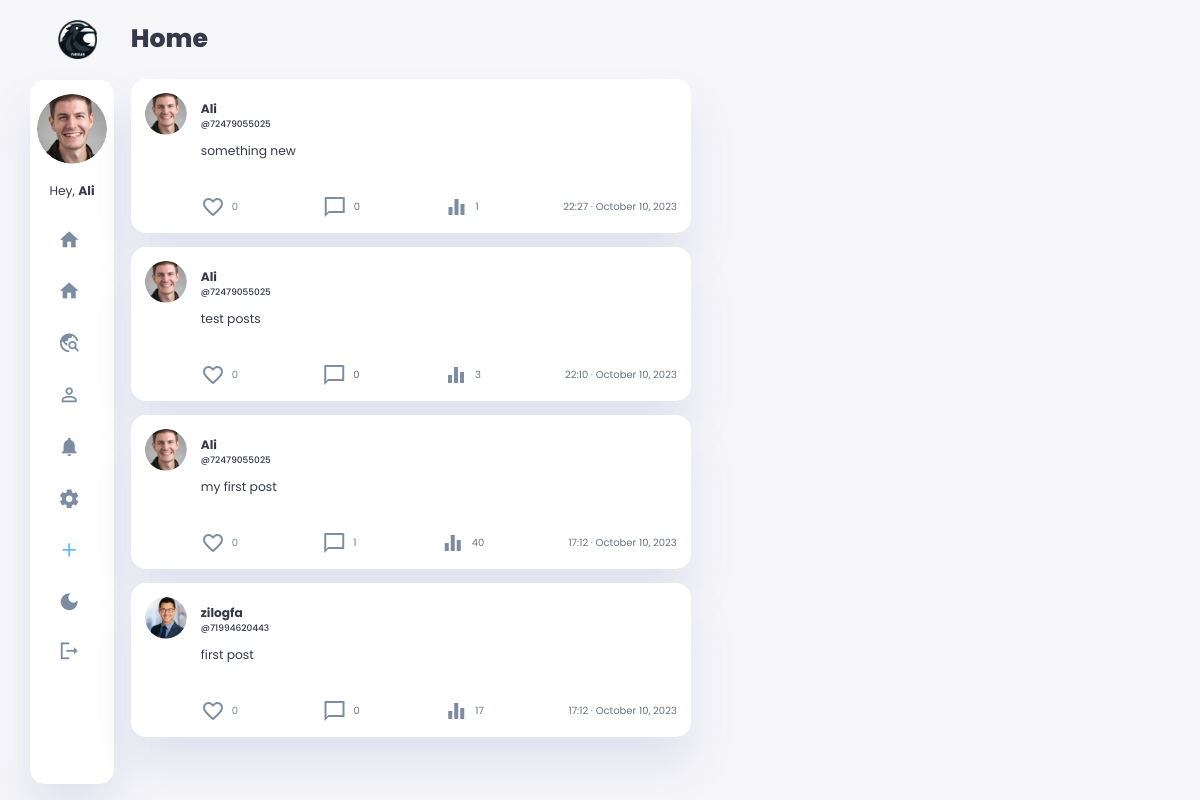
The page /home (signed in) on the database as committed earlier.
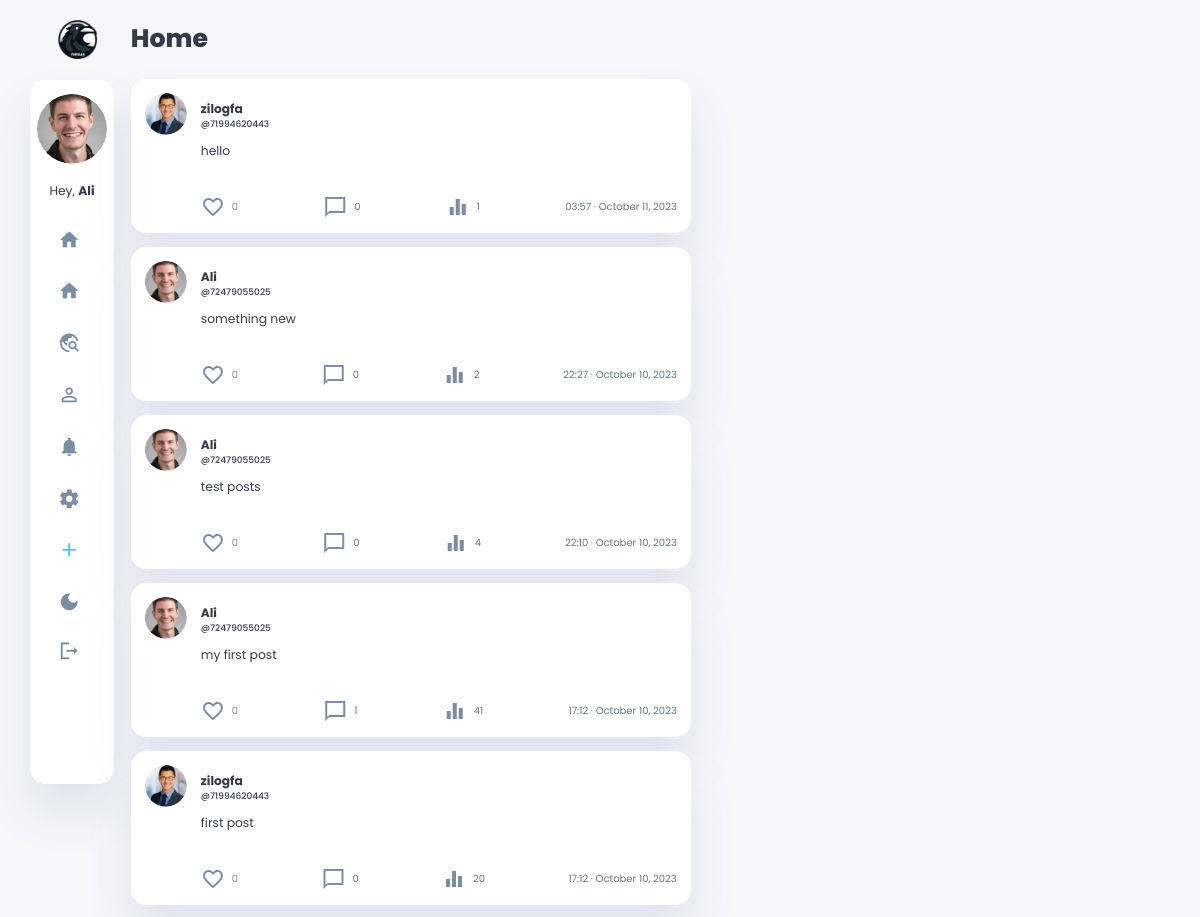
The same page on the database as committed later.
### main.py (models this page shows, shortened)
    class User(db.Model, UserMixin):
        __tablename__ = 'user'
        id = db.Column(db.Integer, primary_key=True)
        unique_id = db.Column(db.String(11), unique=True, nullable=False)
        username = db.Column(db.String(40), nullable=False, unique=False)
        email = db.Column(db.String(80), nullable=False, unique=True)
        password = db.Column(db.String(100), nullable=False)
        profile_picture = db.Column(db.String(80))
        header_picture = db.Column(db.String(80))
        bio = db.Column(db.Text, nullable=True)
        phone_number = db.Column(db.String(20), nullable=True)
        location = db.Column(db.String(30), nullable=True)
        birthday = db.Column(db.DateTime, nullable=True)
        bio_url = db.Column(db.String(255), nullable=True)
        profile_impressions = db.Column(db.Integer, default=0)
        created_at = db.Column(db.DateTime, default=datetime.utcnow)
        updated_at = db.Column(
            db.DateTime, default=datetime.utcnow, onupdate=datetime.utcnow)
        is_blocked = db.Column(db.Boolean, default=False)
        is_private = db.Column(db.Boolean, default=False)
        dark_theme = db.Column(db.Boolean, default=False)
        posts = relationship('Post', back_populates='user')
        comments = db.relationship('Comment', back_populates='user')
        liked_posts = db.relationship(
            'Post', secondary=likes, backref='likers')
        followed = db.relationship('User', secondary=followers,
                                   primaryjoin=(followers.c.follower_id == id),
                                   secondaryjoin=(
                                       followers.c.followed_id == id),
                                   backref=db.backref('followers', lazy='dynamic'), lazy='dynamic')
        def followed_posts(self):
            followed_ids = [user.id for user in self.followed]
            followed_ids.append(self.id)
            return Post.query.filter(Post.user_id.in_(followed_ids)).order_by(desc(Post.created_at)).all()

    class Post(db.Model):  # user.posts.all()
        __tablename__ = 'post'
        id = db.Column(db.Integer, primary_key=True)
        user_id = db.Column(db.Integer, db.ForeignKey(
            'user.id'), nullable=False)
        body = db.Column(db.Text, nullable=False)
        post_picture = db.Column(db.String(200))
        likes = db.Column(db.Integer, default=0)
        created_at = db.Column(db.DateTime, default=datetime.utcnow)
        updated_at = db.Column(
            db.DateTime, default=datetime.utcnow, onupdate=datetime.utcnow)
        post_impressions = db.Column(db.Integer, default=0)
        user = relationship('User', back_populates='posts')
        comments = db.relationship(
            'Comment', back_populates='post', cascade="all, delete-orphan")

### main.py (the view)
    @app.route('/home')
    @login_required
    def home_page():
        followed_posts = current_user.followed_posts()
        for post in followed_posts:
            post.body = process_post_body(post.body)
        return render_template('home.html', posts=followed_posts, current_user=current_user, logged_in=current_user.is_authenticated)

### main.py (called while the page is built)
@login_manager.user_loader
def load_user(user_id):
    return User.query.get(int(user_id))

@app.before_request
def before_request():
    g.csrf_token = generate_csrf()  # from flask import g

def process_post_body(body):
    body = re.sub(
        r'(http[s]?://(?:[a-zA-Z]|[0-9]|[$-_@.&+]|[!*\\(\\),]|(?:%[0-9a-fA-F][0-9a-fA-F]))+)',
        r'<a href="\1" target="_blank" class="url-link">\1</a>', body
    )
    body = re.sub(
        r'#(\w+)', r'<a href="/search?query=\1" class="hashtag-link">#\1</a>', body)
    return body

### templates/home.html (shortened to what this page needs)
{% extends 'base.html' %}
{% block content %}
<h1>Home</h1>
{% if posts %}
{% for post in posts %}
<div class="user-post" data-post-id="{{ post.id }}">
<div class="content" >
    <div class="title">
        {% if post.user.profile_picture %}
        <img src="{{ url_for('static', filename='profile_pictures/' + post.user.profile_picture) }}">
        {% else %}
        <img src="{{ url_for('static', filename='images/blank-profile-pic.png') }}">
        {% endif %}
        <a href="{{ url_for('user_profile', user_id=post.user.id) }}">
        <h3>{{ post.user.username }}</h3>
        <p style="font-size: xx-small; font-weight: 500; color: var(--color-dark)">@{{ post.user.unique_id }}</p>
        </a>
    </div>
    <div class="post-body">
        <p class="p-body">{{ post.body|replace('\n', '<br>')|safe }}</p>
        <div class="comment-icon">
            <a href="#" class="like-button" data-post-id="{{ post.id }}" {% if current_user and post in current_user.liked_posts %}class="liked"{% endif %} onclick="likePost(event, this); return false;">
                <span class="likes-wrapper">
                    {% if post.likes == 1 %}
                        <span class="heart-emoji red-heart"><span class="material-icons-sharp">
                            favorite
                        </span></span>
                    {% else %}
                        <span class="heart-emoji empty-heart"><span class="material-icons-sharp">
                        </span></span>
                    {% endif %}
                <span class="likes-count">{{ post.likes }}</span>
                </span>
            </a>
            <a href="{{ url_for('show_post', post_id=post.id) }}">
                <span class="material-icons-sharp">
                </span>
                <p>{{ post.comments|length }} </p>
            </a>
            <a href="{{ url_for('show_post', post_id=post.id) }}">
                <span class="material-icons-sharp">
                </span>
                <p class="impression-count">{{ post.post_impressions }} </p>
            </a>
            <a href="{{ url_for('show_post', post_id=post.id) }}">
                <p>{{ post.created_at.strftime('%H:%M · %B %d, %Y') }} </p>
            </a>
        </div>
    </div>
</div>
</div>
{% endfor %}
{% else %}
<div class="user-post">
    <div class="content">
        <h3>No Posts</h3>
    </div>
</div>
{% endif %}
{% endblock %}

### templates/base.html (shortened to what this page needs)
<!DOCTYPE html>
<html lang="en">
<head>
    <link rel="stylesheet" href="{{url_for('static', filename='css/root.css')}}">
    <link rel="stylesheet" href="{{url_for('static', filename='css/aside.css')}}">
    <link rel="stylesheet" href="{{url_for('static', filename='css/main.css')}}">
    <link rel="stylesheet" href="{{url_for('static', filename='css/right-section.css')}}">
    <link rel="stylesheet" href="{{url_for('static', filename='css/about.css')}}">
    <link rel="stylesheet" href="{{url_for('static', filename='css/btn.css')}}">
    <link rel="stylesheet" href="{{url_for('static', filename='css/custom_input_image.css')}}">
    <link rel="stylesheet" href="{{url_for('static', filename='css/search.css')}}">
    <link rel="stylesheet" href="{{url_for('static', filename='css/tablet.css')}}">
    <link rel="stylesheet" href="{{url_for('static', filename='css/phone.css')}}">
</head>
<body>
    <div class="container">
        <aside>
            <div class="aside-fixed">
            <div class="toggle">
                <div class="logo">
                    <img src="{{url_for('static', filename='images/logo/crow-nav-logo.png')}}">
                </div>
            </div>
            <div class="sidebar">
                {% if not logged_in: %}
                <a href="{{ url_for('all') }}">
                    <span class="material-icons-sharp">
                        travel_explore
                    </span>
                    <h3>Explore</h3>
                </a>
                <a href="{{ url_for('about') }}">
                    <span class="material-icons-sharp">
                        contact_support
                    </span>
                    <h3>About</h3>
                </a>
                <a href="#" id="dark-mode-toggle">
                    <span class="material-icons-sharp">
                        dark_mode
                    </span>
                    <h3>Theme</h3>
                </a>
                <a href="{{ url_for('login') }}">
                    <span class="material-icons-sharp">
                        login
                    </span>
                    <h3>Login</h3>
                </a>
                <a href="{{ url_for('register') }}">
                    <span class="material-icons-sharp">
                        app_registration
                    </span>
                    <h3>Register</h3>
                </a>
                {% else %}
                <div class="user-profile">
                    <div class="profile-img">
                        {% if current_user.profile_picture %}
                        <img src="{{ url_for('static', filename='profile_pictures/' + current_user.profile_picture) }}">
                        {% else %}
                        <img src="{{ url_for('static', filename='images/blank-profile-pic.png') }}">
                        {% endif %}
                    </div>
                    <div class="profile-name">
                        <div class="info">
                            <p>Hey, <b>{{current_user.username}}</b></p>
                        </div>
                    </div>
                </div>
                <a href="{{ url_for('home_page') }}">
                    <span class="material-icons-sharp">
                    </span>
                </a>
                <a id="aside-home" href="#">
                    <span class="material-icons-sharp">
                    </span>
                </a>
                <a href="{{ url_for('all') }}">
                    <span class="material-icons-sharp">
                    </span>
                </a>
                <a href="{{ url_for('user_profile', user_id=current_user.id) }}">
                    <span class="material-icons-sharp">
                    </span>
                </a>
                <a href="#">
                    <span class="material-icons-sharp">
                    </span>
                </a>
                <a href="{{ url_for('setting') }}">
                    <span class="material-icons-sharp">
                    </span>
                </a>
                <a class="post-btn" href="{{ url_for('new_post') }}">
                    <span class="material-icons-sharp">
                    </span>
                </a>
                <a href="#" id="dark-mode-toggle">
                    <span class="material-icons-sharp">
                    </span>
                </a>
                <a href="{{ url_for('logout') }}">
                    <span class="material-icons-sharp">
                    </span>
                </a>
                {% endif %}
            </div>
            </div>
        </aside>
        <main>
        {% block content %}
        {% endblock %}
        </main>
    </div>
</body>
</html>

### static/css/root.css (style rules this page uses)
:root { --color-primary: #6C9BCF; --color-danger: #FF0060; --color-success: #1B9C85; --color-warning: #F7D060; --color-white: #fff; --color-info-dark: #7d8da1; --color-dark: #363949; --color-light: rgba(132, 139, 200, 0.18); --color-dark-variant: #677483; --color-background: #f6f6f9; --card-border-radius: 2rem; --border-radius-1: 0.4rem; --border-radius-2: 1.2rem; --card-padding: 1.8rem; --padding-1: 1.2rem; --box-shadow: 0 2rem 3rem var(--color-light); --color-post: #5dbbff; --color-post-hover: #0095ff; }
* { margin: 0; padding: 0; outline: 0; appearance: 0; border: 0; text-decoration: none; box-sizing: border-box; }
html { font-size: 14px; }
body { width: 100vw; height: 100vh; font-family: 'Poppins', sans-serif; font-size: 0.88rem; user-select: none; overflow-x: hidden; color: var(--color-dark); background-color: var(--color-background); }
a { color: var(--color-dark); }
img { display: block; width: 100%; object-fit: cover; }
h1 { font-weight: 800; font-size: 1.8rem; }
h3 { font-weight: 500; font-size: 0.87rem; }
p { color: var(--color-dark-variant); }
b { color: var(--color-dark); }
.container { display: grid; width: 96%; margin: 0 auto; gap: 1.2rem; grid-template-columns: 12rem 46rem auto; }
.heart-emoji { font-size: 24px; transition: all 0.6s ease; animation: heart-nohover 0.1s forwards ease-out; }
.empty-heart { color:var(--color-info-dark); transition: all 0.6s ease }

### static/css/main.css (style rules this page uses)
aside { height: 100vh; }
aside .aside-fixed { position: fixed; max-width: 12rem; }
aside .toggle { display: flex; align-items: center; justify-content: space-between; margin-top: 1.4rem; }
aside .toggle .logo { display: flex; gap: 0.5rem; }
aside .toggle .logo img { max-width: 2.8rem; max-height: 2.8rem; }
aside .sidebar { display: flex; flex-direction: column; background-color: var(--color-white); box-shadow: var(--box-shadow); border-radius: 15px; height: 88vh; position: relative; top: 1.5rem; transition: all 0.3s ease; }
aside .sidebar .user-profile { display: flex; align-items: center; flex-direction: column; margin-top: 1rem; margin-bottom: 1rem; gap: 0.5rem; padding: 0 1rem; }
aside .sidebar .user-profile .profile-img { overflow: hidden; }
aside .sidebar .user-profile img { display: flex; justify-content: center; width: 10rem; clip-path: circle(); margin-bottom: 0.8rem; border-radius: 50%; }
aside .sidebar .user-profile .info { display: flex; flex-direction: column; gap: 1rem; color: var(--color-dark) }
aside .sidebar .user-profile .info p:first-child { text-align: center; color: var(--color-dark); }
aside .sidebar .user-profile .info p b { color: var(--color-dark); }
aside .sidebar a { display: flex; align-items: center; color: var(--color-info-dark); height: 3.7rem; gap: 1rem; position: relative; margin-left: 2rem; transition: all 0.3s ease; }
aside .sidebar a span { font-size: 1.6rem; transition: all 0.3s ease; }
aside .sidebar a:last-child { position: absolute; bottom: 2rem; width: 100%; }
main { margin-top: 1.4rem; margin-bottom: 1.4rem; }
main .user-post { display: flex; flex-direction: column; justify-content: space-between; background-color: var(--color-white); box-shadow: var(--box-shadow); border-radius: 15px; min-height: 6vh; width: 46rem; position: relative; top: 1.5rem; transition: all 0.3s ease; margin-bottom: 1rem; }
.user-post { -webkit-user-select: none; user-select: none; }
.user-post { width: -moz-fit-content; width: fit-content; }
main .user-post .content { padding: 1rem; }
main .user-post .content .title { display: flex; flex-direction: row; gap: 1rem; position: relative; }
main .user-post .content .title img { width: 3rem; clip-path: circle(); border-radius: 50px; }
main .user-post .content .title h3 { margin-top: 0.5rem; font-weight: bolder; }
main .user-post .content .title h3 { margin-top: 0.5rem; }
main .user-post .content .post-body { margin-top: 0.5rem; margin-left: 4rem; position: relative; align-items: center; }
main .user-post .content .post-body .p-body { inline-size: 98%; overflow-wrap: break-word; color: var(--color-dark); }
main .user-post .content .post-body .comment-icon { display: flex; flex-direction: row; justify-content: space-between; margin-top: 2.5rem; }
main .user-post .content .post-body .comment-icon a { color: var(--color-info-dark); display: flex; position: relative; align-items: center; gap: 0.5rem; font-size: x-small; }
main .user-post .content .post-body .comment-icon a span { display: flex; flex-direction: row; align-items: center; gap: 0.5rem; }

Rows that differ between the two databases and show on the page:
added Post: profile_picture (picture), user.username "zilogfa", user.unique_id "71994620443", body "hello", likes "0", comments|length "0", post_impressions "1", created_at "03:57 · October 11, 2023"
changed Post "something new": post_impressions "1" → "2"
changed Post "test posts": post_impressions "3" → "4"
changed Post "my first post": post_impressions "40" → "41"
changed Post "first post": post_impressions "17" → "20"
